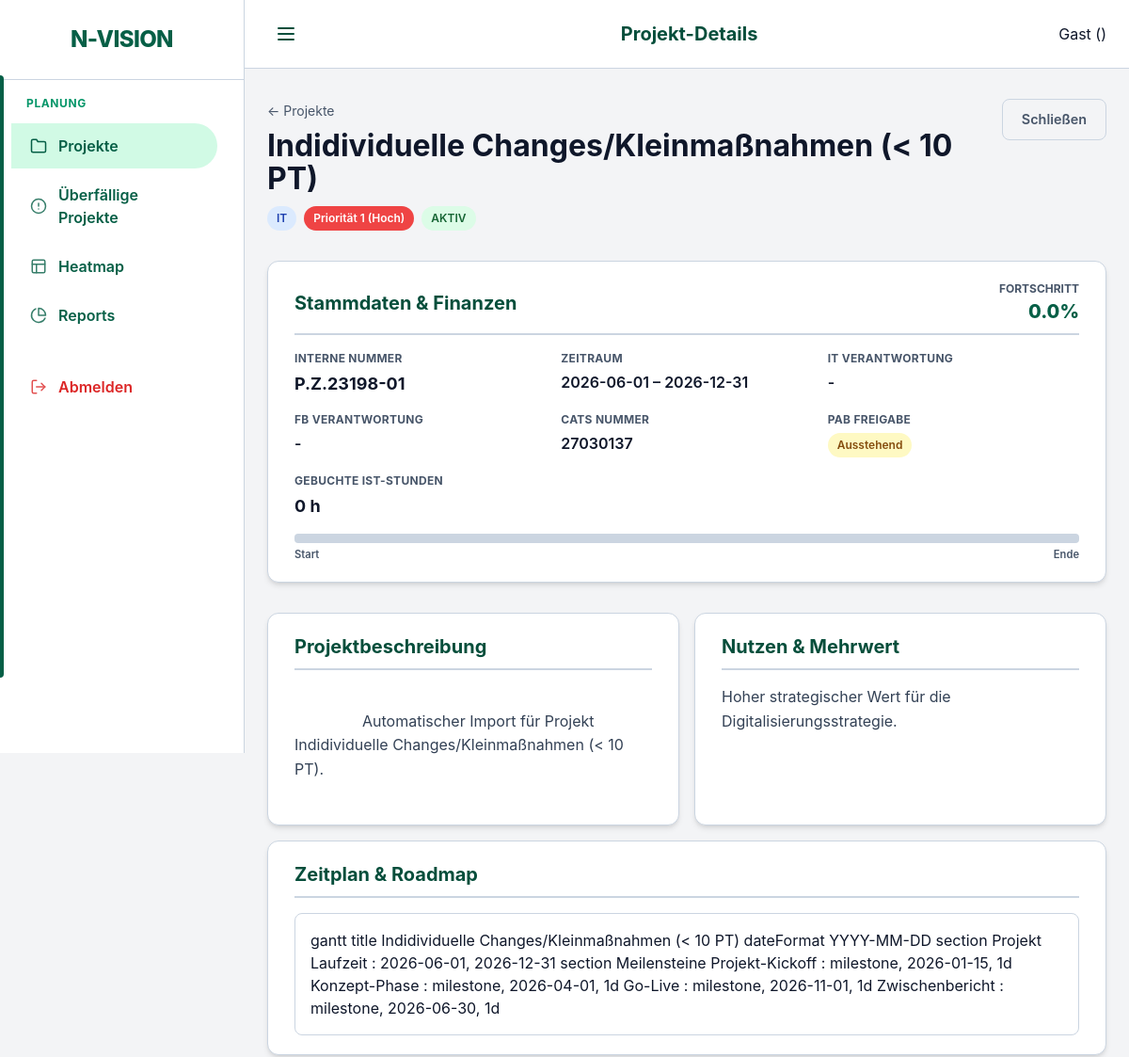
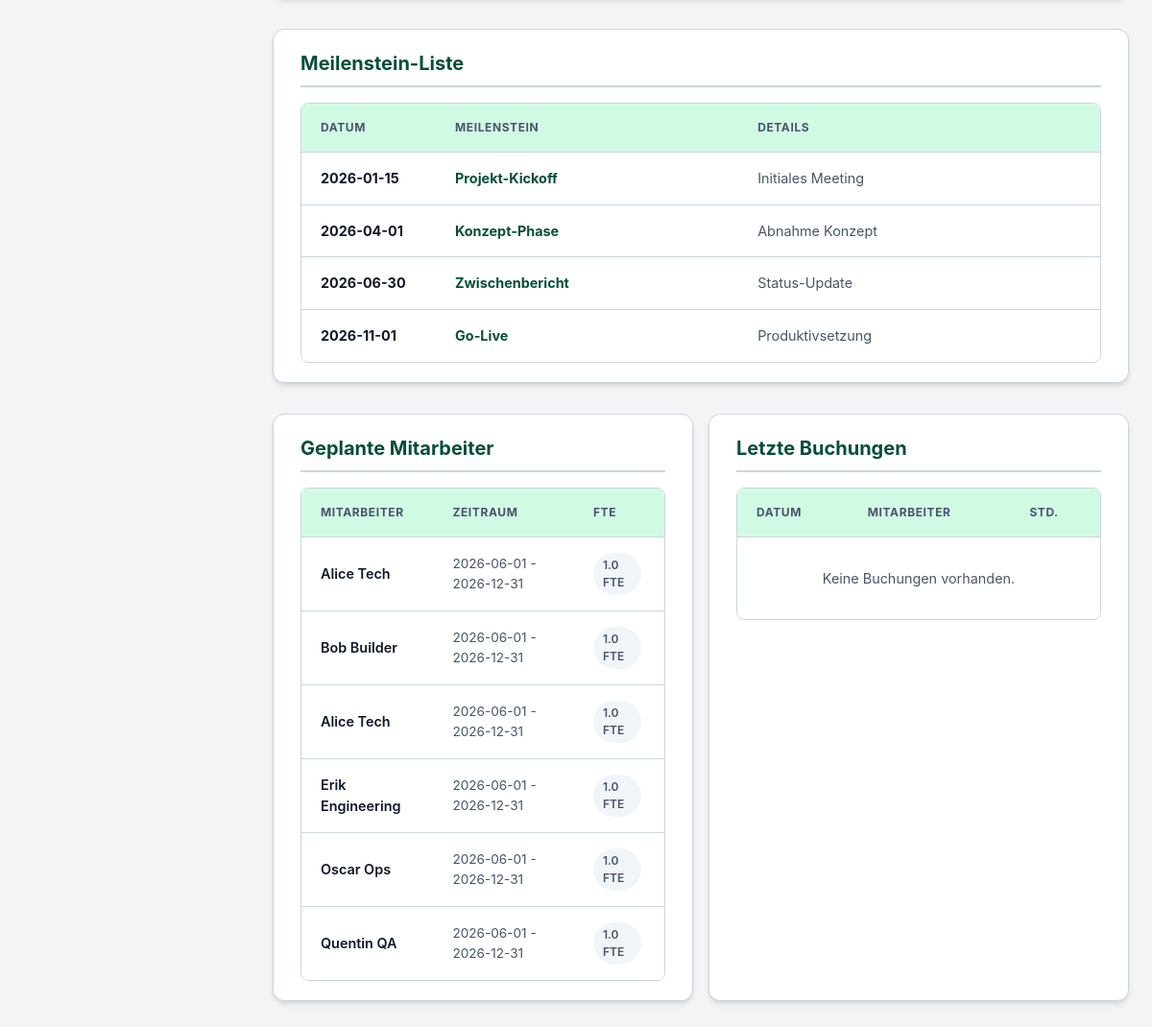
The app's page /ui/projects/1 with its own data (2 pictures, top to bottom).
### models.py (models this page shows)
class Project(Base):
    __tablename__ = "projects"
    id = Column(Integer, primary_key=True, index=True)
    name = Column(String, index=True)
    description = Column(String, nullable=True)
    business_value = Column(String, nullable=True)
    internal_number = Column(String, nullable=True)
    division = Column(String, nullable=True) # "IT", "Netzgesellschaft", "Vertrieb", "Kraftwerk"
    start_date = Column(Date)
    end_date = Column(Date)
    priority = Column(Integer, default=1) # 1 highest
    status = Column(Enum(ProjectStatus), default=ProjectStatus.PLANNING)
    manager_id = Column(Integer, ForeignKey("employees.id"), nullable=True)
    responsible_it = Column(String, nullable=True)
    responsible_fb = Column(String, nullable=True)
    pab_approval = Column(Integer, default=0) # 0 = No, 1 = Yes
    cats_number = Column(String, nullable=True)
    pt_intern_pab = Column(Float, default=0.0)
    pt_intern_planned = Column(Float, default=0.0)
    pt_extern_planned = Column(Float, default=0.0)
    staffings = relationship("Staffing", back_populates="project")
    bookings = relationship("Booking", back_populates="project")
    milestones = relationship("Milestone", back_populates="project", cascade="all, delete-orphan")

class Milestone(Base):
    __tablename__ = "milestones"
    id = Column(Integer, primary_key=True, index=True)
    project_id = Column(Integer, ForeignKey("projects.id"))
    name = Column(String)
    date = Column(Date)
    description = Column(String, nullable=True)
    project = relationship("Project", back_populates="milestones")

class Staffing(Base):
    __tablename__ = "staffings"
    id = Column(Integer, primary_key=True, index=True)
    project_id = Column(Integer, ForeignKey("projects.id"))
    employee_id = Column(Integer, ForeignKey("employees.id"))
    start_date = Column(Date)
    end_date = Column(Date)
    capacity_fte = Column(Float) # 1.0 = 100%
    project = relationship("Project", back_populates="staffings")
    employee = relationship("Employee", back_populates="staffings")

class Employee(Base):
    __tablename__ = "employees"
    id = Column(Integer, primary_key=True, index=True)
    name = Column(String, index=True)
    type = Column(Enum(ResourceType), default=ResourceType.INTERNAL)
    role_id = Column(Integer, ForeignKey("roles.id"))
    team_id = Column(Integer, ForeignKey("teams.id"))
    weekly_hours = Column(Float, default=40.0)
    annual_hours_target = Column(Float, nullable=True) # Neuer Wert für Jahresplanung
    employment_start = Column(Date)
    employment_end = Column(Date, nullable=True)
    role = relationship("Role", back_populates="employees")
    team = relationship("Team", back_populates="employees")
    staffings = relationship("Staffing", back_populates="employee")
    service_allocations = relationship("ServiceAllocation", back_populates="employee")
    absences = relationship("Absence", back_populates="employee")
    user = relationship("User", back_populates="employee", uselist=False)
    bookings = relationship("Booking", back_populates="employee")

### main.py (the view)
@app.get("/ui/projects/{project_id}", response_class=HTMLResponse)
def ui_project_detail(request: Request, project_id: int, db: Session = Depends(get_db)):
    project = db.query(models.Project).filter(models.Project.id == project_id).first()
    if not project:
        raise HTTPException(status_code=404, detail="Project not found")
    progress = calculate_project_progress(project, db)
    return templates.TemplateResponse(
        request=request, name="project_detail.html", context={
            "project": project,
            "progress": progress,
            "active_page": "projects"
        }
    )

### templates/project_detail.html (shortened to what this page needs)
{% extends "base.html" %}
{% set title = "Projekt-Details" %}
{% block content %}
<div style="display: flex; justify-content: space-between; align-items: flex-start; margin-bottom: 2rem; gap: 1rem;">
    <div>
        <nav style="margin-bottom: 0.5rem;">
            <a href="/ui/projects" style="text-decoration: none; color: var(--text-muted); font-size: 0.875rem;">&larr; Projekte</a>
        </nav>
        <h1 style="margin: 0; line-height: 1.1;">{{ project.name }}</h1>
        <div style="margin-top: 0.75rem; display: flex; gap: 0.5rem; align-items: center;">
            <span class="badge {{ 'badge-it' if project.division == 'IT' else 'badge-netz' if project.division == 'Netzgesellschaft' else 'badge-vertrieb' if project.division == 'Vertrieb' else 'badge-kraftwerk' if project.division == 'Kraftwerk' else 'badge-default' }}">
                {{ project.division if project.division else 'Kein Bereich' }}
            </span>
            {% if project.priority == 1 %}
                <span class="badge" style="background-color: #ef4444; color: white;">Priorität 1 (Hoch)</span>
            {% elif project.priority == 2 %}
                <span class="badge" style="background-color: #f59e0b; color: white;">Priorität 2 (Mittel)</span>
            {% elif project.priority == 3 %}
                <span class="badge" style="background-color: #3b82f6; color: white;">Priorität 3 (Niedrig)</span>
            {% elif project.priority == 4 %}
                <span class="badge" style="background-color: #10b981; color: white;">Priorität 4 (Sehr Niedrig)</span>
            {% else %}
                <span class="badge badge-default">Priorität {{ project.priority }}</span>
            {% endif %}
            <span class="badge status-{{ project.status.value.replace('_', '-') }}">{{ 'PLANUNG' if project.status.value == 'planning' else 'AKTIV' if project.status.value == 'active' else 'ON HOLD' if project.status.value == 'on_hold' else 'ABGESCHLOSSEN' if project.status.value == 'completed' else project.status.value }}</span>
        </div>
    </div>
    <div class="action-buttons" style="display: flex; gap: 0.75rem;">
        <a href="/ui/projects" class="btn btn-outline">Schließen</a>
    </div>
</div>
<div style="display: flex; flex-direction: column; gap: 1rem;">
    <div class="card">
        <div class="section-header">
            <h2>Stammdaten & Finanzen</h2>
            <div style="text-align: right;">
                <div style="font-size: 0.75rem; font-weight: 700; color: var(--text-muted); text-transform: uppercase;">Fortschritt</div>
                {% if progress > 100 %}
                <div style="font-size: 1.25rem; font-weight: 800; color: var(--danger);">
                    {{ progress }}% <span title="Überbucht!">⚠️</span>
                </div>
                {% else %}
                <div style="font-size: 1.25rem; font-weight: 800; color: var(--primary-color);">{{ progress }}%</div>
                {% endif %}
            </div>
        </div>
        <div class="detail-grid">
            <div class="detail-item">
                <div class="detail-label">Interne Nummer</div>
                <div class="detail-value-large">{{ project.internal_number if project.internal_number else '-' }}</div>
            </div>
            <div class="detail-item">
                <div class="detail-label">Zeitraum</div>
                <div class="detail-value">{{ project.start_date }} &ndash; {{ project.end_date }}</div>
            </div>
            <div class="detail-item">
                <div class="detail-label">IT Verantwortung</div>
                <div class="detail-value">{{ project.responsible_it if project.responsible_it else '-' }}</div>
            </div>
            <div class="detail-item">
                <div class="detail-label">FB Verantwortung</div>
                <div class="detail-value">{{ project.responsible_fb if project.responsible_fb else '-' }}</div>
            </div>
            <div class="detail-item">
                <div class="detail-label">CATS Nummer</div>
                <div class="detail-value">{{ project.cats_number if project.cats_number else '-' }}</div>
            </div>
            <div class="detail-item">
                <div class="detail-label">PAB Freigabe</div>
                <div class="detail-value">
                    {% if project.pab_approval %}
                    <span class="badge badge-success">Erteilt</span>
                    {% else %}
                    <span class="badge badge-warning">Ausstehend</span>
                    {% endif %}
                </div>
            </div>
            <div class="detail-item">
                <div class="detail-label">Gebuchte Ist-Stunden</div>
                <div class="detail-value-large">{{ project.bookings | sum(attribute='hours') }} h</div>
            </div>
        </div>
        <div style="margin-top: 1rem;">
            <div class="progress-bar-container" style="height: 10px;">
            </div>
            <div style="display: flex; justify-content: space-between; margin-top: 0.25rem;">
                <span style="font-size: 0.7rem; color: var(--text-muted); font-weight: 600;">Start</span>
                <span style="font-size: 0.7rem; color: var(--text-muted); font-weight: 600;">Ende</span>
            </div>
        </div>
    </div>
    <div style="display: grid; grid-template-columns: 1fr 1fr; gap: 1rem;">
        <div class="card" style="margin-bottom: 0; display: flex; flex-direction: column;">
            <div class="section-header">
                <h2>Projektbeschreibung</h2>
            </div>
            <div style="color: #334155; line-height: 1.6; white-space: pre-wrap; flex: 1;">
                {{ project.description if project.description else 'Keine Beschreibung hinterlegt.' }}
            </div>
        </div>
        <div class="card" style="margin-bottom: 0; display: flex; flex-direction: column;">
            <div class="section-header">
                <h2>Nutzen & Mehrwert</h2>
            </div>
            <div style="color: #334155; line-height: 1.6; flex: 1;">
                {{ project.business_value if project.business_value else 'Keine Information zum Unternehmenswert hinterlegt.' }}
            </div>
        </div>
    </div>
    <div class="card">
        <div class="section-header">
            <h2>Zeitplan & Roadmap</h2>
        </div>
        <div class="mermaid" style="background: white; border-radius: var(--radius-md); padding: 1rem; border: 1px solid var(--border-color);">
gantt
    title {{ project.name }}
    dateFormat  YYYY-MM-DD
    section Projekt
    Laufzeit : {{ project.start_date }}, {{ project.end_date }}
    section Meilensteine
    {% for m in project.milestones %}
    {{ m.name }} : milestone, {{ m.date }}, 1d
    {% endfor %}
        </div>
    </div>
    <div class="card">
        <div class="section-header">
            <h2>Meilenstein-Liste</h2>
        </div>
        <div class="modern-table-wrapper">
            <table class="modern-table">
                <thead>
                    <tr>
                        <th style="width: 140px;">Datum</th>
                        <th>Meilenstein</th>
                        <th>Details</th>
                        <th style="width: 50px;"></th>
                    </tr>
                </thead>
                <tbody>
                    {% for m in project.milestones | sort(attribute='date') %}
                    <tr>
                        <td style="font-weight: 700;">{{ m.date }}</td>
                        <td><div style="font-weight: 700; color: var(--primary-dark);">{{ m.name }}</div></td>
                        <td style="color: var(--text-muted);">{{ m.description if m.description else '-' }}</td>
                        <td style="text-align: right;">
                        </td>
                    </tr>
                    {% endfor %}
                </tbody>
            </table>
        </div>
    </div>
    <div style="display: grid; grid-template-columns: 1fr 1fr; gap: 1rem;">
        <div class="card" style="margin-bottom: 0;">
            <div class="section-header">
                <h2>Geplante Mitarbeiter</h2>
            </div>
            <div class="modern-table-wrapper">
                <table class="modern-table">
                    <thead>
                        <tr>
                            <th>Mitarbeiter</th>
                            <th>Zeitraum</th>
                            <th>FTE</th>
                        </tr>
                    </thead>
                    <tbody>
                        {% for s in project.staffings | sort(attribute='start_date') %}
                        <tr>
                            <td style="font-weight: 600;">
                                <a href="/ui/employees/{{ s.employee.id }}/plan" style="color: inherit; text-decoration: none;">{{ s.employee.name }}</a>
                            </td>
                            <td style="font-size: 0.85rem; color: var(--text-muted);">{{ s.start_date }} - {{ s.end_date }}</td>
                            <td><span class="badge badge-default">{{ s.capacity_fte }} FTE</span></td>
                        </tr>
                        {% else %}
                        <tr>
                            <td colspan="3" style="padding: 2rem; text-align: center; color: var(--text-muted);">
                                Keine Mitarbeiter geplant.
                            </td>
                        </tr>
                        {% endfor %}
                    </tbody>
                </table>
            </div>
        </div>
        <div class="card" style="margin-bottom: 0;">
            <div class="section-header">
                <h2>Letzte Buchungen</h2>
            </div>
            <div class="modern-table-wrapper">
                <table class="modern-table">
                    <thead>
                        <tr>
                            <th>Datum</th>
                            <th>Mitarbeiter</th>
                            <th>Std.</th>
                        </tr>
                    </thead>
                    <tbody>
                        {% for b in project.bookings | sort(attribute='date', reverse=True) %}
                        {% if loop.index <= 10 %}
                        <tr>
                            <td style="font-size: 0.85rem;">{{ b.date }}</td>
                            <td style="font-weight: 600;">
                                <a href="/ui/employees/{{ b.employee.id }}/plan" style="color: inherit; text-decoration: none;">{{ b.employee.name }}</a>
                            </td>
                            <td><strong>{{ b.hours }}</strong></td>
                        </tr>
                        {% endif %}
                        {% else %}
                        <tr>
                            <td colspan="3" style="padding: 2rem; text-align: center; color: var(--text-muted);">
                                Keine Buchungen vorhanden.
                            </td>
                        </tr>
                        {% endfor %}
                    </tbody>
                </table>
            </div>
        </div>
    </div>
</div>
{% endblock %}

### records on screen
Project: name "Indidividuelle Changes/Kleinmaßnahmen (< 10 PT)", division "IT", status "AKTIV", internal_number "P.Z.23198-01", start_date "2026-06-01", end_date "2026-12-31", responsible_it "-", responsible_fb "-", cats_number "27030137", description "Automatischer Import für Projekt Indidividuelle Changes/Kleinmaßnahmen (< 10 PT).", business_value "Hoher strategischer Wert für die Digitalisierungsstrategie."
Milestone: name "Projekt-Kickoff", date "2026-01-15", description "Initiales Meeting"
Milestone: name "Konzept-Phase", date "2026-04-01", description "Abnahme Konzept"
Milestone: name "Go-Live", date "2026-11-01", description "Produktivsetzung"
Milestone: name "Zwischenbericht", date "2026-06-30", description "Status-Update"
Staffing: employee.name "Alice Tech", start_date "2026-06-01", end_date "2026-12-31", capacity_fte "1.0"
Staffing: employee.name "Bob Builder", start_date "2026-06-01", end_date "2026-12-31", capacity_fte "1.0"
Staffing: employee.name "Alice Tech", start_date "2026-06-01", end_date "2026-12-31", capacity_fte "1.0"
Staffing: employee.name "Erik Engineering", start_date "2026-06-01", end_date "2026-12-31", capacity_fte "1.0"
Staffing: employee.name "Oscar Ops", start_date "2026-06-01", end_date "2026-12-31", capacity_fte "1.0"
Staffing: employee.name "Quentin QA", start_date "2026-06-01", end_date "2026-12-31", capacity_fte "1.0"

### other values on screen
{{ title if title else "N-VISION" }} "Projekt-Details"
{{ request.state.user.username if request.state.user else "Gast" }} "Gast"
{{ progress }} "0.0"
{{ project.bookings | sum(attribute='hours') }} "0"
